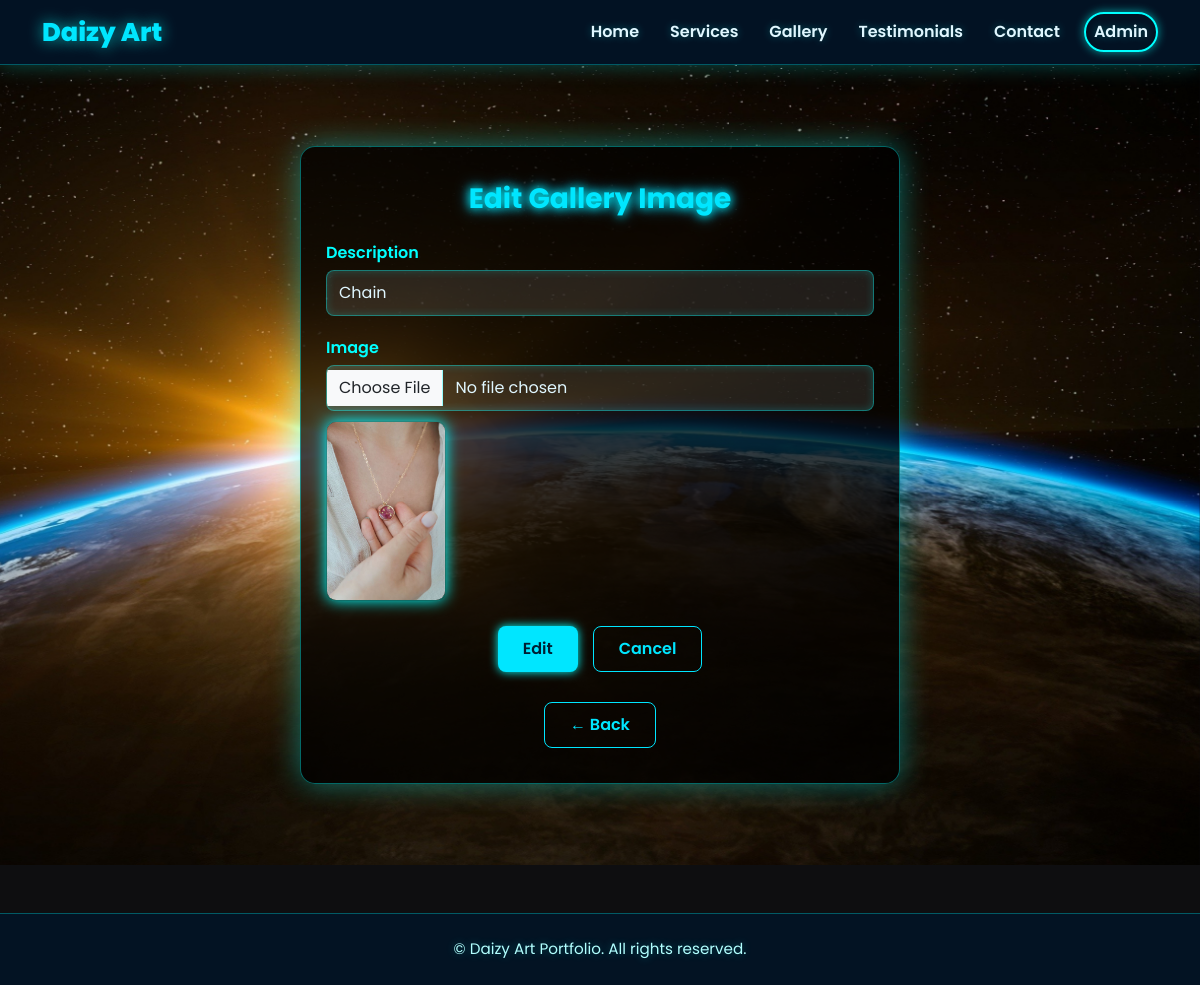
Page /gallery-admin/edit/1/ (signed in) on the committed database.
### main/models.py (models this page shows, shortened)
class Gallery(models.Model):
    image = models.ImageField(upload_to='gallery/')
    description = models.CharField(max_length=300, blank=True)

### main/views.py (the view)
# urls.py: path('gallery-admin/edit/<int:id>/', views.gallery_edit, name='gallery_edit'),
@login_required(login_url='admin_login')
def gallery_edit(request, id):
    item = get_object_or_404(Gallery, id=id)
    if request.method == 'POST':
        item.description = request.POST['description']
        if request.FILES.get('image'):
            item.image = request.FILES['image']
        item.save()
        return redirect('gallery_list')
    return render(request, 'gallery_form.html', {'item': item, 'action': 'Edit'})

### main/templates/gallery_form.html (shortened to what this page needs)
{% extends 'base.html' %}
{% block content %}
<div style="
    min-height: 100vh;
    display: flex;
    justify-content: center;
    align-items: center;
    background: url('/static/images/bg06.jpg') center/cover no-repeat fixed;
    backdrop-filter: blur(6px);
    padding: 40px 15px;
">
    <div style="
        background: rgba(0, 0, 0, 0.75);
        border: 1px solid rgba(0, 255, 255, 0.4);
        border-radius: 15px;
        padding: 35px 25px;
        width: 100%;
        max-width: 600px;
        box-shadow: 0 0 30px rgba(0, 255, 255, 0.4);
        color: #e0f7ff;
        animation: fadeInUp 1s ease;
    ">
        <h3 style="
            color: #00e6ff;
            text-shadow: 0 0 10px #00ffff, 0 0 15px #00bfff;
            font-weight: 700;
            margin-bottom: 25px;
            text-align: center;
        ">
            {{ action }} Gallery Image
        </h3>
        <form method="POST" enctype="multipart/form-data">
            <div style="margin-bottom: 20px;">
                <label style="color: #00ffff; font-weight: 600; margin-bottom: 5px; display: block;">
                    Description
                </label>
                <input type="text" name="description" class="form-control"
                    value="{{ item.description|default:'' }}" required
                    style="
                        width: 100%;
                        padding: 10px 12px;
                        border: 1px solid rgba(0, 255, 255, 0.4);
                        border-radius: 8px;
                        background: rgba(255, 255, 255, 0.1);
                        color: #e0f7ff;
                        box-shadow: inset 0 0 8px rgba(0, 255, 255, 0.2);
                        transition: 0.3s ease;
                    "
                    onfocus="this.style.boxShadow='0 0 10px #00ffff'; this.style.background='rgba(255,255,255,0.2)'"
                    onblur="this.style.boxShadow='inset 0 0 8px rgba(0,255,255,0.2)'; this.style.background='rgba(255,255,255,0.1)'"
                >
            </div>
            <div style="margin-bottom: 25px;">
                <label style="color: #00ffff; font-weight: 600; margin-bottom: 5px; display: block;">
                    Image
                </label>
                <input type="file" name="image" class="form-control"
                    style="
                        width: 100%;
                        padding: 10px 12px;
                        border: 1px solid rgba(0, 255, 255, 0.4);
                        border-radius: 8px;
                        background: rgba(255, 255, 255, 0.1);
                        color: #e0f7ff;
                        box-shadow: inset 0 0 8px rgba(0, 255, 255, 0.2);
                        cursor: pointer;
                    ">
                {% if item.image %}
                <img src="{{ item.image.url }}" width="120"
                    style="
                        margin-top: 10px;
                        border-radius: 10px;
                        box-shadow: 0 0 15px #00ffff;
                        border: 1px solid rgba(0,255,255,0.4);
                    ">
                {% endif %}
            </div>
            <div style="display: flex; justify-content: center; gap: 15px;">
                <button type="submit"
                    style="
                        background-color: #00e6ff;
                        border: none;
                        color: #001f33;
                        padding: 10px 25px;
                        border-radius: 8px;
                        font-weight: 600;
                        box-shadow: 0 0 10px #00ffff;
                        cursor: pointer;
                        transition: all 0.3s ease;
                    "
                    onmouseover="this.style.background='#00ffff'; this.style.boxShadow='0 0 20px #00ffff';"
                    onmouseout="this.style.background='#00e6ff'; this.style.boxShadow='0 0 10px #00ffff';">
                    {{ action }}
                </button>
                <a href="{% url 'gallery_list' %}"
                    style="
                        text-decoration: none;
                        background: transparent;
                        border: 1px solid #00e6ff;
                        color: #00e6ff;
                        padding: 10px 25px;
                        border-radius: 8px;
                        font-weight: 600;
                        transition: 0.3s ease;
                    "
                    onmouseover="this.style.background='rgba(0,255,255,0.2)'; this.style.boxShadow='0 0 15px #00ffff';"
                    onmouseout="this.style.background='transparent'; this.style.boxShadow='none';">
                    Cancel
                </a>
            </div>
        </form>
        <div style="text-align: center; margin-top: 30px;">
            <a href="{% url 'dashboard' %}"
                style="
                    text-decoration: none;
                    background: transparent;
                    border: 1px solid #00e6ff;
                    color: #00e6ff;
                    padding: 10px 25px;
                    border-radius: 8px;
                    font-weight: 600;
                    display: inline-block;
                    transition: 0.3s ease;
                "
                onmouseover="this.style.background='rgba(0,255,255,0.2)'; this.style.boxShadow='0 0 15px #00ffff';"
                onmouseout="this.style.background='transparent'; this.style.boxShadow='none';">
                ← Back
            </a>
        </div>
    </div>
</div>
{% endblock %}

### main/templates/base.html (style rules this page uses)
body { font-family: 'Poppins', sans-serif; background-color: #0e0e10; color: #e0f7ff; margin: 0; padding: 0; }

### rows in the picture
Gallery: description "Chain", image (picture)

### other values in the picture
{{ action }} "Edit"
